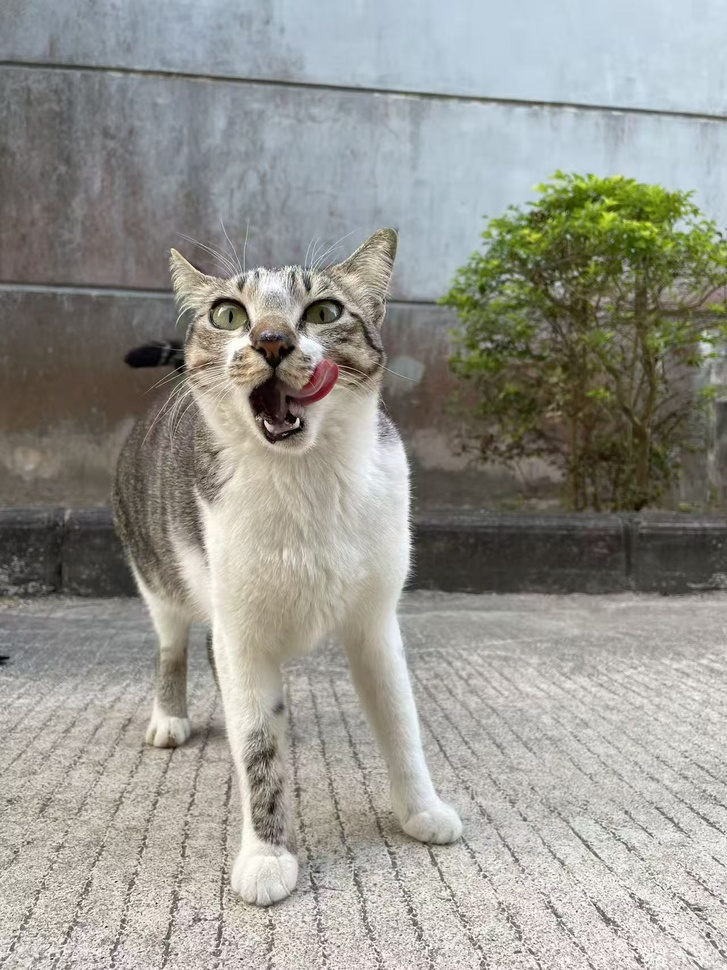
#> input picture lab report/test.cat.jpg, 727 x 970 px, shrunk from 1280 x 1707 before the run, found by its file name
$ python report1.py
#> lines starting #> are read from the running program, lines starting #| are printed output that depends on the picture
import cv2
import numpy as np
import matplotlib.pyplot as plt

# ---------------------- 任务1: 读取图片 ----------------------
# WSL 中访问 Windows 路径的格式：/mnt/c/Users/...
image_path = '/mnt/c/Users/Lenovo/Pictures/Camera Roll/test.cat.jpg'
img = cv2.imread(image_path)
#> img is the input picture: shape (970, 727, 3); mean B, G, R 143.7, 150.5, 150.9

# 检查是否读取成功
if img is None:
    print("❌ 错误：无法读取图片！请检查路径是否正确。")
    exit()

# ---------------------- 任务2: 输出图像基本信息 ----------------------
print("=" * 30 + " 图像基本信息 " + "=" * 30)
height, width = img.shape[:2]
#> height = 970; width = 727
channels = img.shape[2] if len(img.shape) == 3 else 1
#> channels = 3
print(f"图像尺寸 (宽×高): {width} × {height}")
#| 图像尺寸 (宽×高): 727 × 970
print(f"图像通道数: {channels}")
#| 图像通道数: 3
print(f"像素数据类型: {img.dtype}")
#| 像素数据类型: uint8
print(f"总像素数: {img.size}")
#| 总像素数: 2115570

# ---------------------- 任务3: 显示原图 ----------------------
plt.figure("原图", figsize=(8, 6))
# OpenCV 读取为 BGR，Matplotlib 显示为 RGB，需要转换
img_rgb = cv2.cvtColor(img, cv2.COLOR_BGR2RGB)
plt.imshow(img_rgb)
plt.title("Original Image")
plt.axis("off")
plt.tight_layout()
plt.show()

# ---------------------- 任务4: 转换为灰度图并显示 ----------------------
gray_img = cv2.cvtColor(img, cv2.COLOR_BGR2GRAY)
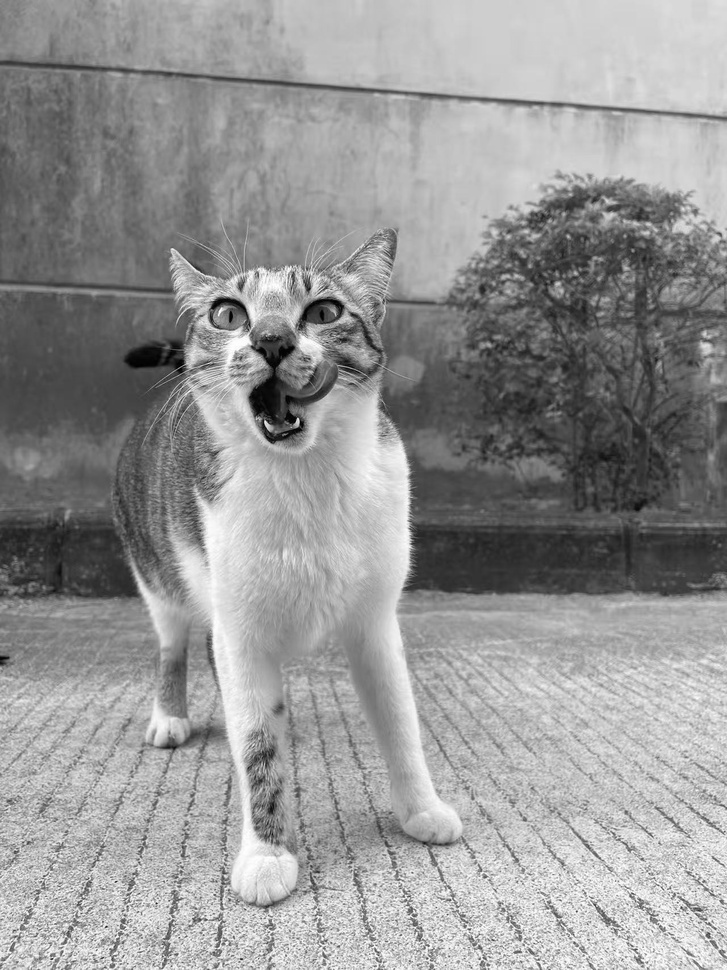
#> gray_img: shape (970, 727); min 0, max 255, mean 149.8

plt.figure("灰度图", figsize=(8, 6))
plt.imshow(gray_img, cmap="gray")
plt.title("Grayscale Image")
plt.axis("off")
plt.tight_layout()
plt.show()

# ---------------------- 任务5: 保存处理结果 ----------------------
# 保存到当前实验目录下（lab01-image-basic）
gray_save_path = "grayscale_result.jpg"
cv2.imwrite(gray_save_path, gray_img)
print(f"✅ 灰度图已保存到: {gray_save_path}")

# ---------------------- 任务6: NumPy 简单操作 ----------------------
print("=" * 30 + " NumPy 像素操作 " + "=" * 30)

# 1. 输出指定坐标的像素值 (x=200, y=200)
x, y = 200, 200
pixel_bgr = img[y, x]
#> pixel_bgr = [118, 116, 115]
print(f"坐标 ({x}, {y}) 的 BGR 像素值: {pixel_bgr}")
#| 坐标 (200, 200) 的 BGR 像素值: [118 116 115]

# 2. 裁剪左上角 200×200 区域并保存
cropped_img = img[0:200, 0:200]
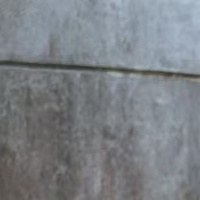
#> cropped_img: shape (200, 200, 3); mean B, G, R 133.4, 128.4, 123.8
crop_save_path = "cropped_result.jpg"
cv2.imwrite(crop_save_path, cropped_img)
print(f"✅ 裁剪图已保存到: {crop_save_path}")

# 显示裁剪结果
plt.figure("裁剪结果", figsize=(6, 6))
cropped_img_rgb = cv2.cvtColor(cropped_img, cv2.COLOR_BGR2RGB)
plt.imshow(cropped_img_rgb)
plt.title("Cropped Image (200×200)")
plt.axis("off")
plt.tight_layout()
plt.show()

print("=" * 30 + " 实验完成 " + "=" * 30)
